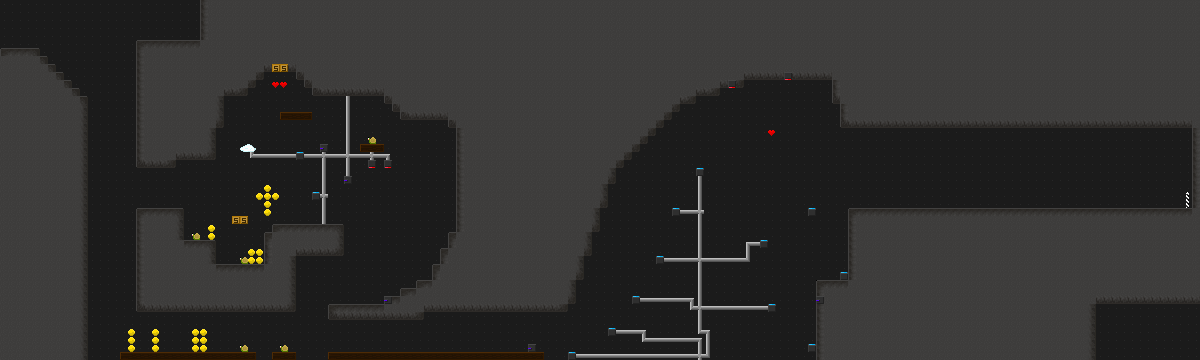

Tiled map render using the project's own tile images. Description and the map definition, with tile-layer contents summarised, below:
An orthogonal 150x45 tile map with 8x8 px tiles, 3 tile layers (bg, normal, fg).

<map version="1.2" tiledversion="2019.04.03" orientation="orthogonal" renderorder="right-down" width="150" height="45" tilewidth="8" tileheight="8" infinite="0" nextlayerid="4" nextobjectid="1">
 <tileset firstgid="1" source="tileset2.tsx" />
 <layer id="1" name="bg" width="150" height="45">
  <data>[6750 cells, 2952 non-empty, 1 distinct tile ids]</data>
 </layer>
 <layer id="2" name="normal" width="150" height="45">
  <data>[6750 cells, 4089 non-empty, 30 distinct tile ids]</data>
 </layer>
 <layer id="3" name="fg" width="150" height="45">
  <data>[6750 cells, 91 non-empty, 1 distinct tile ids]</data>
 </layer>
</map>